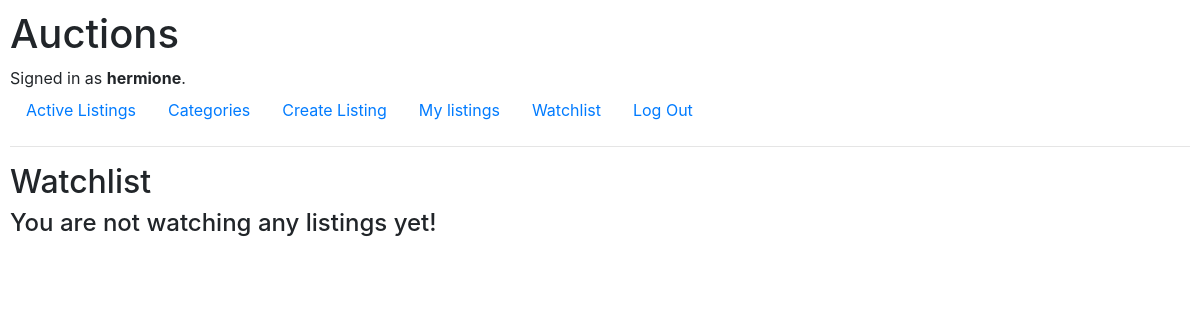
Before: /watchlist/ (signed in) with the older database file.
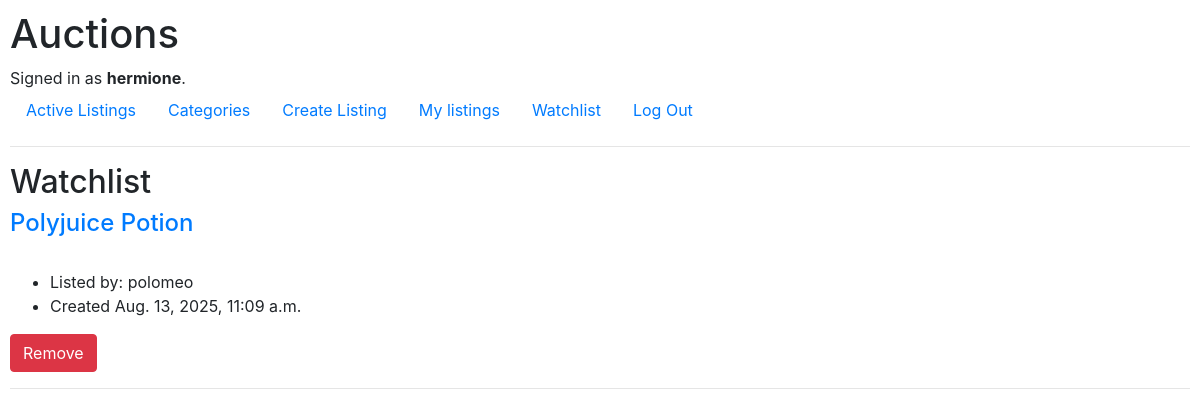
After: the same page with the newer database file.
### auctions/models.py (models this page shows)
class User(AbstractUser):
    watchlist = models.ManyToManyField('Listing',
                                       blank=True,
                                       related_name="watchers")
    def __str__(self):
        return f"{super().username} | {super().first_name} {super().last_name}"

class Listing(models.Model):
    active = models.BooleanField(default=True)
    author = models.ForeignKey(User,
                               on_delete=models.CASCADE)
    created_at = models.DateTimeField()
    title = models.CharField(max_length=64)
    description = models.TextField(max_length=300)
    img_url = models.CharField(max_length=200)
    category = models.ForeignKey(Category,
                                 blank=True,
                                 on_delete=models.CASCADE)
    def __str__(self):
        return f"{'ACTIVE' if self.active else 'INACTIVE'} | {self.title} ({self.author})"

### auctions/views.py (the view)
# urls.py: path("watchlist/", views.watchlist, name="watchlist"),
def watchlist(request):
    watched_listings = request.user.watchlist.all()
    print(f"DEBUG: {watched_listings}")
    return render(request, 'auctions/watchlist.html', {
        'watched_listings': watched_listings
    })

### auctions/templates/auctions/watchlist.html (shortened to what this page needs)
{% extends "auctions/layout.html" %}
{% block body %}
<h2>Watchlist</h2>
{% for listing in watched_listings %}
{% if listing.active %}
<h4><a href="{% url 'listing' listing.id %}">{{ listing.title }}</a></h4>
<ul>
    <li>Listed by: {{ listing.author.username }}</li>
    <li>Created {{ listing.created_at }}</li>
</ul>
<a href="{% url 'set-watchlist' listing.id %}" class="btn btn-danger">Remove</a>
<hr>
{% endif %}
{% empty %}
<h4>You are not watching any listings yet!</h4>
{% endfor %}
{% endblock %}

### auctions/templates/auctions/layout.html (shortened to what this page needs)
{% load static %}
<!DOCTYPE html>
<html lang="en">
<head>
    <link rel="stylesheet" href="https://stackpath.bootstrapcdn.com/bootstrap/4.4.1/css/bootstrap.min.css"
>
    <link href="{% static 'auctions/styles.css' %}" rel="stylesheet">
</head>
<body>
    <h1>Auctions</h1>
    <div>
        {% if user.is_authenticated %}
        Signed in as <strong>{{ user.username }}</strong>.
        {% else %}
        Not signed in.
        {% endif %}
    </div>
    <ul class="nav">
        <li class="nav-item">
            <a class="nav-link" href="{% url 'index' %}">Active Listings</a>
        </li>
        <li class="nav-item">
            <a class="nav-link" href="{% url 'categories' %}">Categories</a>
        </li>
        {% if user.is_authenticated %}
        <li class="nav-item">
            <a class="nav-link" href="{% url 'create-listing' %}">Create Listing</a>
        </li>
        <li class="nav-item">
            <a class="nav-link" href="{% url 'my-listings' %}">My listings</a>
        </li>
        <li class="nav-item">
            <a class="nav-link" href="{% url 'watchlist' %}">Watchlist</a>
        </li>
        <li class="nav-item">
            <a class="nav-link" href="{% url 'logout' %}">Log Out</a>
        </li>
        {% endif %}
    </ul>
    <hr>
    {% block body %}
    {% endblock %}
</body>
</html>

### auctions/static/auctions/styles.css (style rules this page uses)
body { padding: 10px; }

Changed rows visible on the page:
now on this page (row edited): Listing: title "Polyjuice Potion", author.username "polomeo", created_at "Aug. 13, 2025, 11:09 a.m."
Other visible differences:
text no longer shown: "You are not watching any listings yet!"
